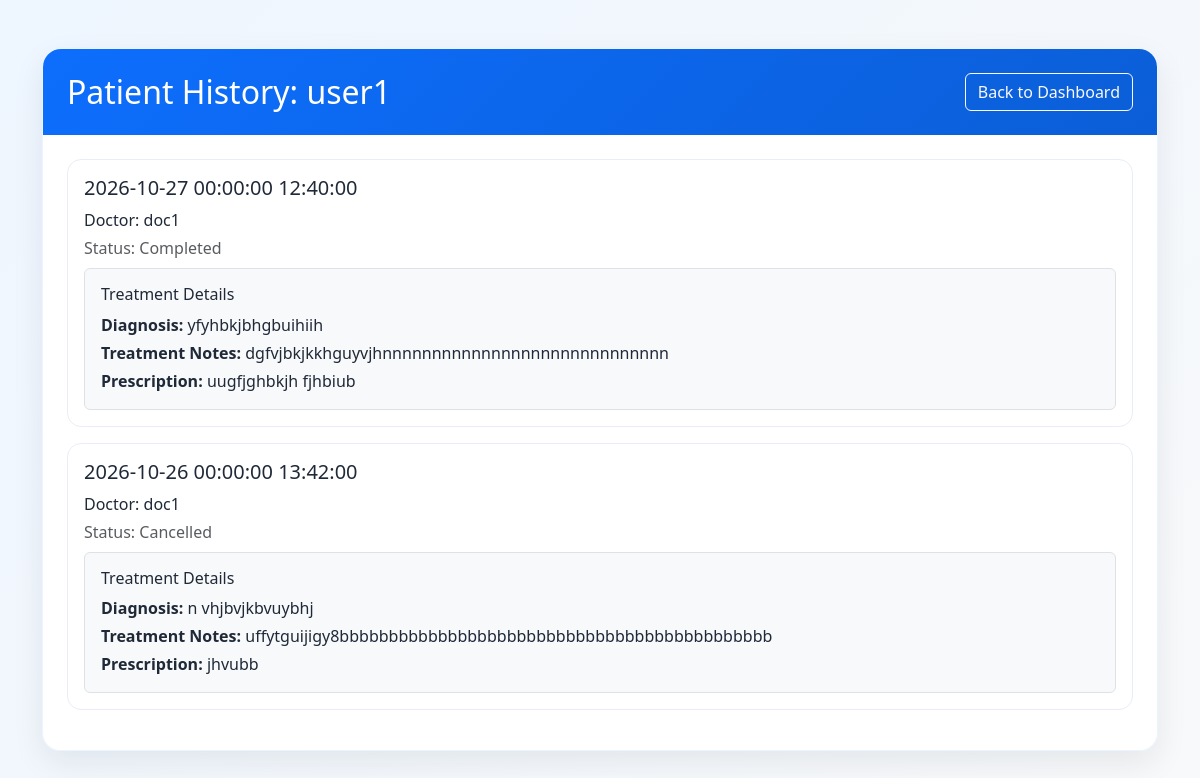
Page /doctor/patients/1/history (signed in) on the earlier database version.
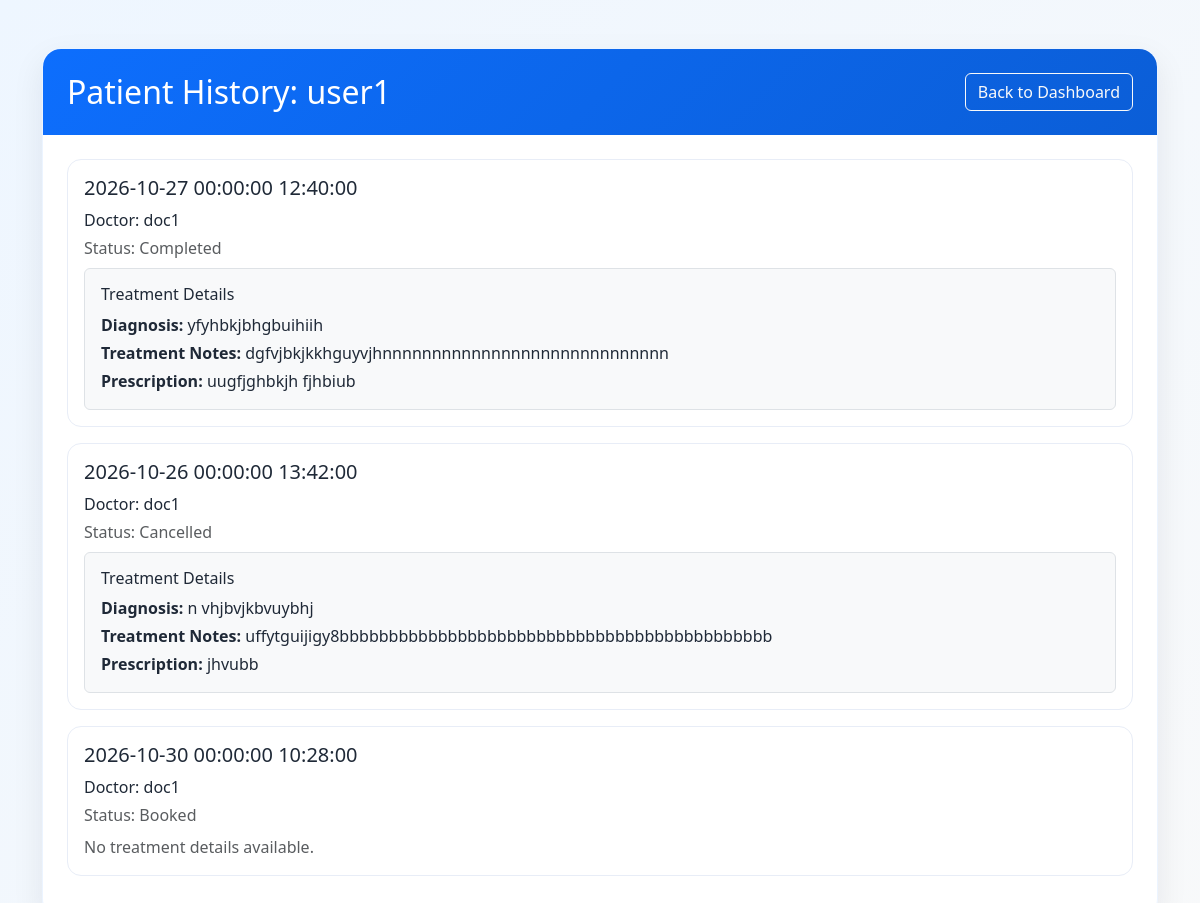
Same page on the later database version.
### database.py (models this page shows)
class Appointment(db.Model):
    __tablename__ = "appointments"
    id = db.Column(db.Integer, primary_key=True)
    doctor_id = db.Column(db.Integer, db.ForeignKey("doctor_profiles.id"), nullable=False)
    patient_id = db.Column(db.Integer, db.ForeignKey("patient_profiles.id"), nullable=False)
    appointment_date = db.Column(db.DateTime, nullable=False)
    appointment_time = db.Column(db.Time, nullable=False)
    status = db.Column(db.String(50), nullable=False)  # e.g., 'scheduled', 'completed', 'canceled'
    reason = db.Column(db.Text, nullable=True)
    doctor = db.relationship("DoctorProfile", back_populates="appointments")
    patient = db.relationship("PatientProfile", back_populates="appointments")
    treatment = db.relationship("Treatment", back_populates="appointment", uselist=False, cascade="all, delete-orphan")

class User(db.Model):
    __tablename__ = "users"
    id = db.Column(db.Integer, primary_key = True)
    name = db.Column(db.String(100), nullable=False)
    email = db.Column(db.String(100), unique=True, nullable=False)
    password_hash = db.Column(db.String(255), nullable=False)
    role = db.Column(db.String(50), nullable=False)  # e.g., 'admin', 'doctor', 'patient'
    is_active = db.Column(db.Boolean, default=True)
    doctor_profile = db.relationship("DoctorProfile", back_populates="user", uselist=False, cascade="all, delete-orphan")
    patient_profile = db.relationship("PatientProfile", back_populates="user", uselist=False, cascade="all, delete-orphan")

class Treatment(db.Model):
    __tablename__ = "treatments"
    id = db.Column(db.Integer, primary_key=True)
    appointment_id = db.Column(db.Integer, db.ForeignKey("appointments.id", ondelete= "CASCADE" ), nullable=False)
    diagnosis = db.Column(db.Text, nullable=False)
    treatment_notes = db.Column(db.Text, nullable=False)
    prescription = db.Column(db.Text, nullable=True)
    appointment = db.relationship("Appointment", back_populates="treatment")

### app.py (the view)
@app.route("/doctor/patients/<int:patient_id>/history", methods=["GET", "POST"])
@role_required("doctor")
def patient_history(patient_id):
    doctor = doctor_profile()
    patient = PatientProfile.query.get(patient_id)
    if not patient:
        return "Patient Not Found"
    appointments = Appointment.query.filter_by(doctor_id=doctor.id, patient_id=patient.id).all()
    return render_template("patient_history.html", patient=patient, appointments=appointments)

### app.py (called while the page is built)
def login_required(view):
    @wraps(view)
    def wrapped_view(*args,**kwargs):
        if current_user() is None:
            flash("please login to continue", "error")
            return redirect(url_for("login"))
        return view(*args, **kwargs)
    return wrapped_view

def role_required(role):
    def decorator(view):
        @wraps(view)
        @login_required
        def wraped_view(*args, **kwargs):
            if current_user().role != role:
                return "You are not authrized to access this page."
            return view(*args, **kwargs)
        return wraped_view
    return decorator

def current_user():
    user_id = session.get("user_id")
    if user_id is None:
        return None
    return User.query.get(user_id)

def doctor_profile():
    user = current_user()
    if user and user.role == "doctor":
        return DoctorProfile.query.filter_by(user_id=user.id).first()
    return None

### templates/patient_history.html (shortened to what this page needs)
<!DOCTYPE html>
<html lang="en">
<head>
    <link href="https://cdn.jsdelivr.net/npm/bootstrap@5.3.3/dist/css/bootstrap.min.css" rel="stylesheet">
    <link rel="stylesheet" href="{{ url_for('static', filename='style.css') }}">
</head>
<body class="bg-light">
    <div class="container py-5">
        <div class="card-soft">
            <div class="page-header px-4 py-4">
                <div class="d-flex justify-content-between align-items-center flex-wrap gap-3">
                    <h2 class="mb-0">Patient History: {{ patient.user.name }}</h2>
                    <a href="{{ url_for('doctor_dashboard') }}" class="btn btn-outline-light">Back to Dashboard</a>
                </div>
            </div>
            <div class="card-body p-4">
                {% for appointment in appointments %}
                <div class="appointment-card p-3 mb-3">
                    <h5 class="mb-2">{{ appointment.appointment_date }} {{ appointment.appointment_time }}</h5>
                    <p class="mb-1">Doctor: {{ appointment.doctor.user.name }}</p>
                    <p class="mb-2 text-muted">Status: {{ appointment.status }}</p>
                    {% if appointment.treatment %}
                        <div class="border rounded p-3 bg-light">
                            <h6>Treatment Details</h6>
                            <p class="mb-1"><strong>Diagnosis:</strong> {{ appointment.treatment.diagnosis }}</p>
                            <p class="mb-1"><strong>Treatment Notes:</strong> {{ appointment.treatment.treatment_notes }}</p>
                            <p class="mb-0"><strong>Prescription:</strong> {{ appointment.treatment.prescription }}</p>
                        </div>
                    {% else %}
                        <p class="mb-0 text-muted">No treatment details available.</p>
                    {% endif %}
                </div>
                {% else %}
                <div class="alert alert-light border">No appointments found for this patient.</div>
                {% endfor %}
            </div>
        </div>
    </div>
</body>
</html>

Differences in the rows shown:
added Appointment: appointment_date "2026-10-30 00:00:00", appointment_time "10:28:00", doctor.user.name "doc1", status "Booked", shows "No treatment details available."
